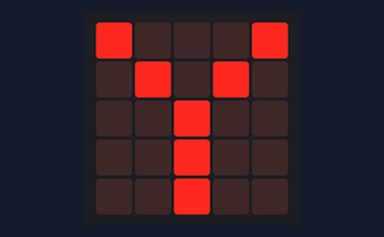
The program below on a simulated BBC micro:bit (MakeCode). Shown: the board's 5×5 LED display.

Above: at 0.1 s.
At 0.5 s:
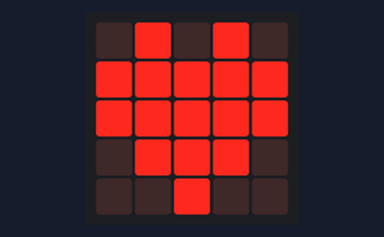
At 1.6 s:
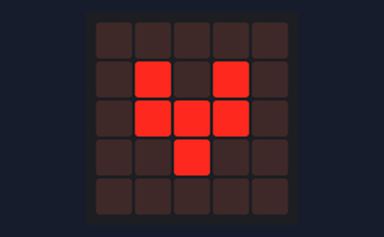

The program:

main.ts
```typescript
basic.showLeds(`
    # . . . #
    . # . # .
    . . # . .
    . . # . .
    . . # . .
    `)
basic.forever(function () {
    basic.showIcon(IconNames.Heart)
    basic.pause(500)
    basic.showIcon(IconNames.SmallHeart)
    basic.pause(500)
})
```

test.ts
```typescript
// ide kerülnek a tesztek; a rendszer ezt nem kompilálja, ha a csomagot bővítményként használják.
```

Measured:
- what the display in image 1 shows lasts 1.1 s, from 0.4 s to 1.5 s
